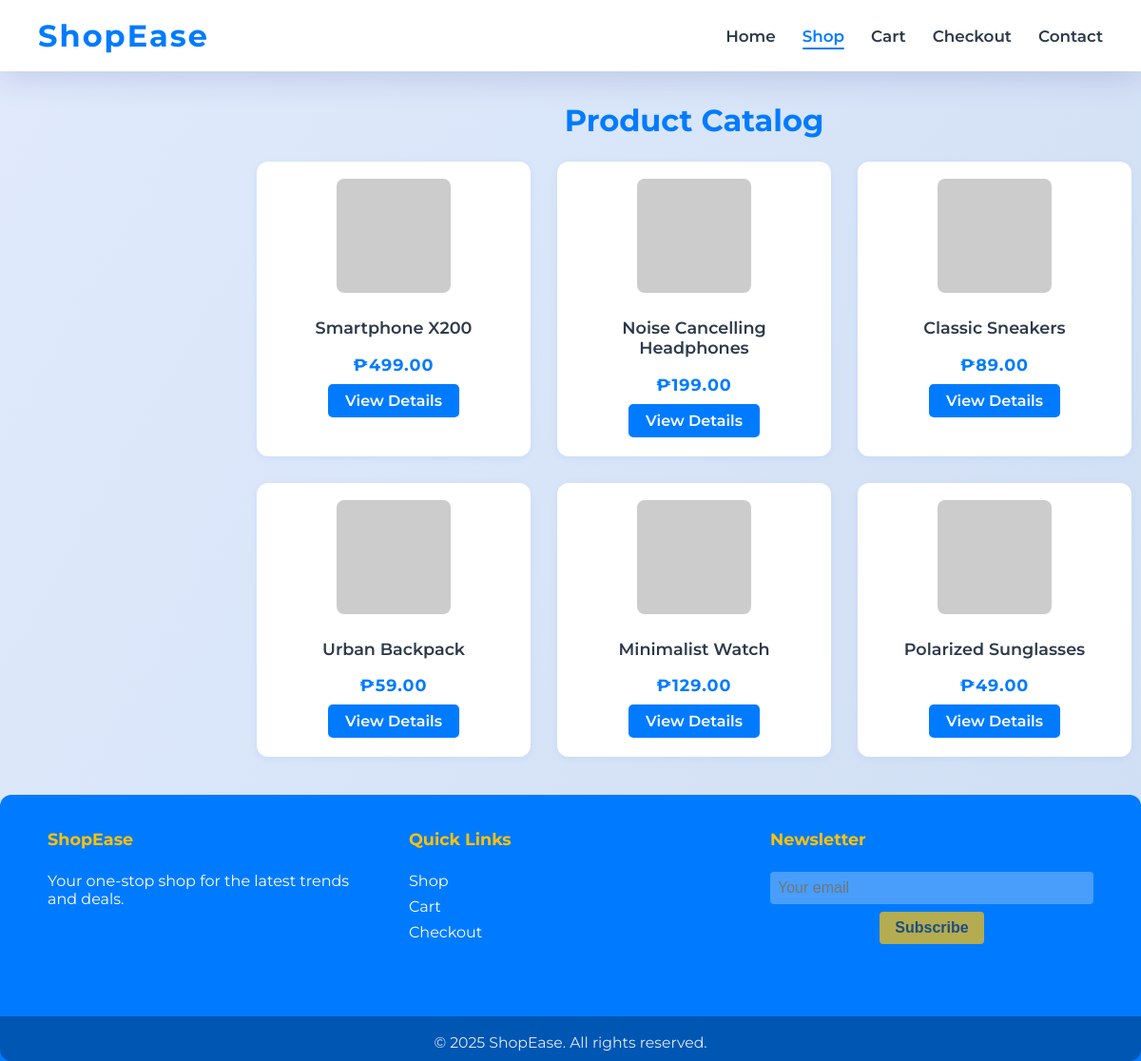
Screenshot of /catalog.php with the database file from the repository.
### tables this page shows
CREATE TABLE Products (
    product_id INT PRIMARY KEY AUTO_INCREMENT,
    name VARCHAR(100) NOT NULL,
    category VARCHAR(50) NOT NULL,
    price DECIMAL(10,2) NOT NULL CHECK (price >= 0),
    avg_rating DECIMAL(3,2) DEFAULT 0
);

### catalog.php (the view, shortened to what this page needs)
<?php include('connect.php'); ?>
<!DOCTYPE html>
<html lang="en">
<head>
    <link rel="stylesheet" href="styles.css">
</head>
<body>
    <header class="main-header">
        <div class="logo">ShopEase</div>
        <nav>
            <ul>
                <li><a href="index.php">Home</a></li>
                <li><a href="catalog.php" class="active">Shop</a></li>
                <li><a href="cart.php">Cart</a></li>
                <li><a href="checkout.php">Checkout</a></li>
                <li><a href="contact.php">Contact</a></li>
            </ul>
        </nav>
    </header>
    <main>
        <section class="catalog-section">
            <h2>Product Catalog</h2>
            <div class="product-grid">
                <?php
                $result = mysqli_query($conn, "SELECT * FROM Products");
                while ($product = mysqli_fetch_assoc($result)) {
                    echo '<div class="product-card">';
                    echo '<img src="https://via.placeholder.com/150" alt="' . htmlspecialchars($product['name']) . '">';
                    echo '<h3>' . htmlspecialchars($product['name']) . '</h3>';
                    echo '<p class="price">₱' . number_format($product['price'], 2) . '</p>';
                    echo '<a href="product.php?id=' . $product['product_id'] . '" class="details-btn">View Details</a>';
                    echo '</div>';
                }
                ?>
            </div>
        </section>
    </main>
    <footer class="main-footer">
        <div class="footer-content">
            <div class="footer-section">
                <h4>ShopEase</h4>
                <p>Your one-stop shop for the latest trends and deals.</p>
            </div>
            <div class="footer-section">
                <h4>Quick Links</h4>
                <ul>
                    <li><a href="catalog.php">Shop</a></li>
                    <li><a href="cart.php">Cart</a></li>
                    <li><a href="checkout.php">Checkout</a></li>
                </ul>
            </div>
            <div class="footer-section">
                <h4>Newsletter</h4>
                <form class="newsletter-form">
                    <input type="email" placeholder="Your email" disabled>
                    <button type="submit" disabled>Subscribe</button>
                </form>
            </div>
        </div>
        <div class="footer-bottom">&copy; 2025 ShopEase. All rights reserved.</div>
    </footer>
</body>
</html>

### styles.css (style rules this page uses)
:root { --primary: #007bff; --secondary: #0056b3; --accent: #ffc107; --danger: #dc3545; --success: #28a745; --bg: #f4f7fa; --text: #2d3a4b; --light: #fff; --gray: #bfc9d1; --shadow: 0 8px 32px rgba(31, 38, 135, 0.15); --radius: 12px; --font: 'Montserrat', Arial, sans-serif; }
body { font-family: var(--font); background: linear-gradient(120deg, #e0eafc, #cfdef3); margin: 0; padding: 0; min-height: 100vh; color: var(--text); }
form { display: flex; gap: 12px; margin-bottom: 28px; flex-wrap: wrap; justify-content: center; }
form input, form button { padding: 12px 14px; font-size: 1rem; border: 1px solid #bfc9d1; border-radius: 6px; outline: none; transition: border 0.2s, box-shadow 0.2s; }
form button { background: linear-gradient(90deg, #007bff 60%, #0056b3 100%); color: #fff; border: none; cursor: pointer; font-weight: 600; transition: background 0.2s, transform 0.1s; box-shadow: 0 2px 8px #007bff22; }
.main-header { display: flex; align-items: center; justify-content: space-between; background: var(--light); padding: 18px 40px; box-shadow: var(--shadow); position: sticky; top: 0; z-index: 10; }
.logo { font-size: 2rem; font-weight: 700; color: var(--primary); letter-spacing: 2px; }
nav ul { list-style: none; display: flex; gap: 28px; margin: 0; padding: 0; }
nav a { text-decoration: none; color: var(--text); font-weight: 600; font-size: 1.05rem; transition: color 0.2s; position: relative; }
nav a.active, nav a:hover { color: var(--primary); }
nav a.active::after, nav a:hover::after { content: ''; display: block; height: 2px; background: var(--primary); width: 100%; position: absolute; left: 0; bottom: -4px; border-radius: 2px; }
.featured-products, .catalog-section { margin: 32px 0; }
.featured-products h2, .catalog-section h2 { text-align: center; margin-bottom: 24px; font-size: 2rem; color: var(--primary); }
.product-grid { display: grid; grid-template-columns: repeat(auto-fit, minmax(220px, 1fr)); gap: 28px; margin: 0 10px; }
.product-card { background: var(--light); border-radius: var(--radius); box-shadow: 0 2px 8px #007bff11; padding: 18px 16px 20px 16px; text-align: center; position: relative; transition: transform 0.18s, box-shadow 0.18s; cursor: pointer; overflow: hidden; animation: fadeIn 0.7s; }
.product-card img { width: 120px; height: 120px; object-fit: cover; border-radius: 8px; margin-bottom: 12px; transition: transform 0.2s; }
.product-card h3 { margin: 10px 0 6px 0; font-size: 1.1rem; font-weight: 600; }
.product-card .price, .product-info .price { color: var(--primary); font-weight: 700; font-size: 1.1rem; margin-bottom: 10px; letter-spacing: 1px; }
.details-btn { display: inline-block; padding: 8px 18px; background: var(--primary); color: var(--light); border-radius: 5px; text-decoration: none; font-weight: 600; transition: background 0.2s; }
.catalog-section { margin-left: 260px; }
.main-footer { background: var(--primary); color: var(--light); padding: 36px 0 0 0; margin-top: 40px; border-radius: var(--radius) var(--radius) 0 0; }
.footer-content { display: flex; flex-wrap: wrap; gap: 40px; justify-content: space-between; max-width: 1100px; margin: 0 auto; padding: 0 40px 24px 40px; }
.footer-section { flex: 1 1 180px; min-width: 180px; }
.footer-section h4 { margin-top: 0; color: var(--accent); font-size: 1.1rem; }
.footer-section ul { list-style: none; padding: 0; margin: 0; }
.footer-section ul li { margin-bottom: 8px; }
.footer-section ul a { color: var(--light); text-decoration: none; transition: color 0.2s; }
.newsletter-form { display: flex; gap: 8px; margin-top: 8px; }
.newsletter-form input { flex: 1; padding: 8px; border-radius: 4px; border: none; font-size: 1rem; }
.newsletter-form button { padding: 8px 16px; border-radius: 4px; border: none; background: var(--accent); color: var(--text); font-weight: 700; font-size: 1rem; cursor: not-allowed; opacity: 0.7; }
.footer-bottom { text-align: center; padding: 18px 0 10px 0; color: #e0eafc; font-size: 0.98rem; background: #0056b3; border-radius: 0 0 var(--radius) var(--radius); margin-top: 24px; }

### rows the page displays
products: name "Smartphone X200", price "499.00"
products: name "Noise Cancelling Headphones", price "199.00"
products: name "Classic Sneakers", price "89.00"
products: name "Urban Backpack", price "59.00"
products: name "Minimalist Watch", price "129.00"
products: name "Polarized Sunglasses", price "49.00"
